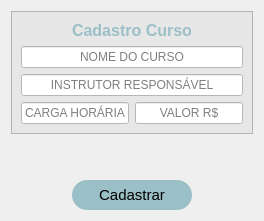
                <widget class="QWidget" name="cadatro_curso">
                 <attribute name="title">
                  <string>Cadastro Curso</string>
                 </attribute>
                 <layout class="QVBoxLayout" name="verticalLayout_12">
                  <item>
                   <widget class="QFrame" name="frame_curso">
                    <property name="styleSheet">
                     <string notr="true">QLineEdit{

	background-color: rgb(255,255,255);
	font: 10pt &quot;MS Shell Dlg 2&quot;;	
}

QFrame{

	background-color: rgb(231,231,231);
}
</string>
                    </property>
                    <property name="frameShape">
                     <enum>QFrame::StyledPanel</enum>
                    </property>
                    <property name="frameShadow">
                     <enum>QFrame::Raised</enum>
                    </property>
                    <layout class="QGridLayout" name="gridLayout_4">
                     <item row="0" column="0" colspan="2">
                      <widget class="QLabel" name="label_7">
                       <property name="styleSheet">
                        <string notr="true">color: rgb(155, 191, 199);</string>
                       </property>
                       <property name="text">
                        <string>&lt;html&gt;&lt;head/&gt;&lt;body&gt;&lt;p align=&quot;center&quot;&gt;&lt;span style=&quot; font-size:12pt; font-weight:600;&quot;&gt;Cadastro Curso&lt;/span&gt;&lt;/p&gt;&lt;/body&gt;&lt;/html&gt;</string>
                       </property>
                      </widget>
                     </item>
                     <item row="5" column="0">
                      <widget class="QLineEdit" name="carga_horaria_3">
                       <property name="alignment">
                        <set>Qt::AlignCenter</set>
                       </property>
                       <property name="placeholderText">
                        <string>CARGA HORÁRIA</string>
                       </property>
                      </widget>
                     </item>
                     <item row="3" column="0" colspan="2">
                      <widget class="QLineEdit" name="instrutor_responsavel_3">
                       <property name="alignment">
                        <set>Qt::AlignCenter</set>
                       </property>
                       <property name="placeholderText">
                        <string>INSTRUTOR RESPONSÁVEL</string>
                       </property>
                      </widget>
                     </item>
                     <item row="5" column="1">
                      <widget class="QLineEdit" name="valor_hora_3">
                       <property name="alignment">
                        <set>Qt::AlignCenter</set>
                       </property>
                       <property name="placeholderText">
                        <string>VALOR R$</string>
                       </property>
                      </widget>
                     </item>
                     <item row="2" column="0" colspan="2">
                      <widget class="QLineEdit" name="nome_curso_3">
                       <property name="alignment">
                        <set>Qt::AlignCenter</set>
                       </property>
                       <property name="placeholderText">
                        <string>NOME DO CURSO</string>
                       </property>
                      </widget>
                     </item>
                    </layout>
                   </widget>
                  </item>
                  <item>
                   <spacer name="verticalSpacer_2">
                    <property name="orientation">
                     <enum>Qt::Vertical</enum>
                    </property>
                    <property name="sizeHint" stdset="0">
                     <size>
                      <width>20</width>
                      <height>40</height>
                     </size>
                    </property>
                   </spacer>
                  </item>
                  <item alignment="Qt::AlignHCenter">
                   <widget class="QPushButton" name="btn_cadastro_3">
                    <property name="minimumSize">
                     <size>
                      <width>120</width>
                      <height>30</height>
                     </size>
                    </property>
                    <property name="font">
                     <font>
                      <pointsize>11</pointsize>
                     </font>
                    </property>
                    <property name="cursor">
                     <cursorShape>PointingHandCursor</cursorShape>
                    </property>
                    <property name="styleSheet">
                     <string notr="true">QPushButton:hover{

	background-color:rgb(115, 142, 148);
	border-radius: 15px;
	color: #fff

}


QPushButton{
	border-radius: 15px;
	background-color: rgb(155, 191, 199);
	
}</string>
                    </property>
                    <property name="text">
                     <string>Cadastrar</string>
                    </property>
                   </widget>
                  </item>
                 </layout>
                </widget>
